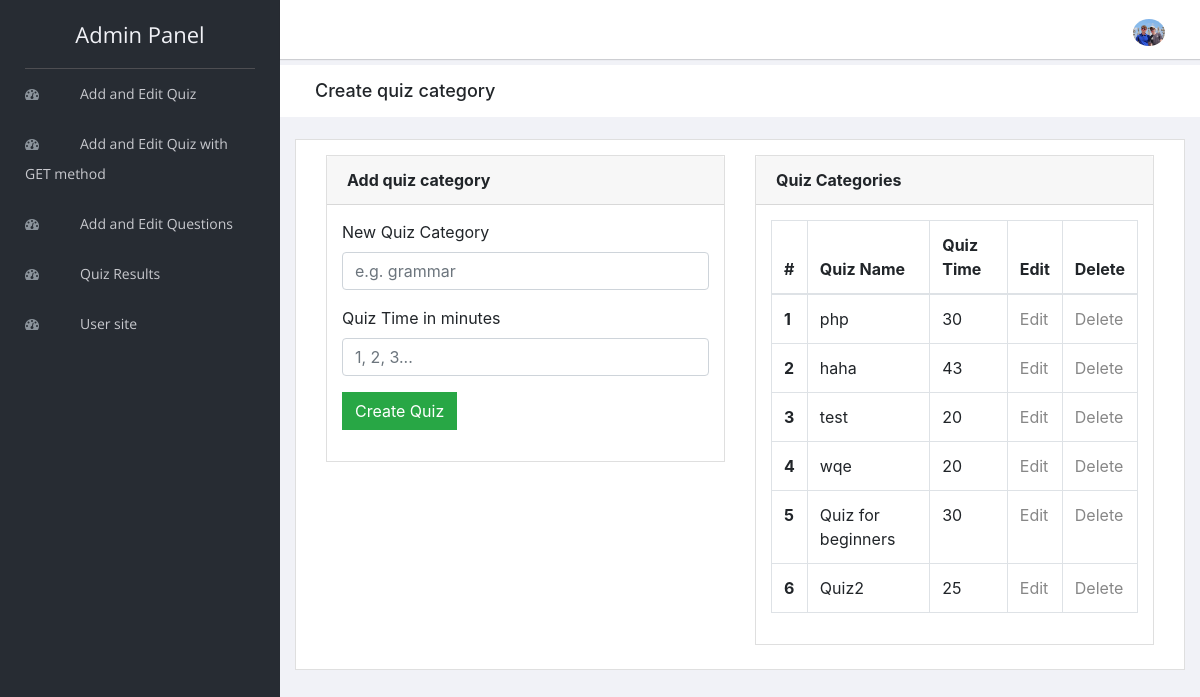
/admin/quiz_category.php (signed in), run on the app's committed database.
### tables this page shows
CREATE TABLE `categories` (
  `id` int(5) NOT NULL,
  `category` varchar(50) NOT NULL,
  `quiz_time_mins` varchar(5) NOT NULL
);

### admin/quiz_category.php (the view, shortened to what this page needs)
<?php
include "header.php";
include "../connection.php";
    ?>
        <div class="breadcrumbs">
            <div class="col-sm-4">
                <div class="page-header float-left">
                    <div class="page-title">
                        <h1>Create quiz category</h1>
                    </div>
                </div>
            </div>
        </div>
        <div class="content mt-3">
            <div class="animated fadeIn">
                <div class="row">
                    <div class="col-lg-12">
                        <div class="card">
                            <form name="form1" action="" method="post">
                            <div class="card-body">
                                <div class="col-lg-6">
                                    <div class="card">
                                        <div class="card-header"><strong>Add quiz category</strong>
                                        </div>
                                        <div class="card-body card-block">
                                            <div class="form-group"><label for="company" class=" form-control-label">New Quiz Category</label><input type="text" id="company" placeholder="e.g. grammar" class="form-control" name="quizname"></div>
                                            <div class="form-group"><label for="vat" class=" form-control-label">Quiz Time in minutes</label><input type="text"  placeholder="1, 2, 3..." class="form-control" name="quiztime"></div>
                                            <div class="form-group">
                                                <input type="submit" name="submit1" value="Create Quiz" class="btn btn-success">
                                            </div>
                                    </div>
                                </div>
                            </div>
                            <div class="col-lg-6">
                                <div class="card">
                                    <div class="card-header">
                                    <strong class="card-title">Quiz Categories</strong>
                                    </div>
                                    <div class="card-body">
                                        <table class="table table-bordered">
                                        <thead>
                                            <tr>
                                                <th scope="col">#</th>
                                                <th scope="col">Quiz Name</th>
                                                <th scope="col">Quiz Time</th>
                                                <th scope="col">Edit</th>
                                                <th scope="col">Delete</th>
                                            </tr>
                                        </thead>
                                        <tbody>
                                        <?php
                                        $count=0;
                                        $res=mysqli_query($link,"select * from categories");
                                        while($row=mysqli_fetch_array($res))
                                        {
                                            $count=$count+1;
                                            ?>
                                             <tr>
                                                <th scope="row"><?php echo $count; ?></th>
                                                <td><?php echo $row["category"]; ?></td>
                                                <td><?php echo $row["quiz_time_mins"]; ?></td>
                                                <td><a href="edit.php?id=<?php echo $row["id"]; ?>">Edit</a></td>
                                                <td><a href="delete.php?id=<?php echo $row["id"]; ?>">Delete</a></td>
                                            </tr>
                                            <?php
                                        }
                                        ?>
                                        </tbody>
                                        </table>
                                    </div>
                                </div>
                            </div>
                        </div>
                        </form>
                    </div>
                </div>
            </div>
        </div>
<?php
include "footer.php";
?>

### admin/header.php (shortened to what this page needs)
<!doctype html>
<html class="no-js" lang="en">
<head>
    <link rel="stylesheet" href="vendors/bootstrap/dist/css/bootstrap.min.css">
    <link rel="stylesheet" href="vendors/font-awesome/css/font-awesome.min.css">
    <link rel="stylesheet" href="vendors/themify-icons/css/themify-icons.css">
    <link rel="stylesheet" href="vendors/flag-icon-css/css/flag-icon.min.css">
    <link rel="stylesheet" href="vendors/selectFX/css/cs-skin-elastic.css">
    <link rel="stylesheet" href="assets/css/style.css">
</head>
<body>
    <aside id="left-panel" class="left-panel">
        <nav class="navbar navbar-expand-sm navbar-default">
            <div class="navbar-header">
                <a class="navbar-brand" href="quiz_category.php">
                    Admin Panel
                </a>
            </div>
            <div id="main-menu" class="main-menu collapse navbar-collapse">
                <ul class="nav navbar-nav">
                    <li>
                        <a href="quiz_category.php"> <i class="menu-icon fa fa-dashboard"></i>Add and Edit Quiz</a>
                    </li>
                    <li>
                        <a href="quiz_category_get.php"> <i class="menu-icon fa fa-dashboard"></i>Add and Edit Quiz with GET method</a>
                    </li>
                    <li>
                        <a href="add_edit_quiz_questions.php"> <i class="menu-icon fa fa-dashboard"></i>Add and Edit Questions</a>
                    </li>
                    <li>
                        <a href="old-quiz-results.php"> <i class="menu-icon fa fa-dashboard"></i>Quiz Results</a>
                    </li>
                    <li>
                        <a href="/quiz_app_WasilewskiSikora"> <i class="menu-icon fa fa-dashboard"></i>User site</a>
                    </li>
                </ul>
            </div>
        </nav>
    </aside>
    <div id="right-panel" class="right-panel">
        <header id="header" class="header">
            <div class="header-menu">
                <div class="col-sm-7">
                </div>
                <div class="col-sm-5">
                    <div class="user-area dropdown float-right">
                        <a href="#" class="dropdown-toggle" data-toggle="dropdown" aria-haspopup="true" aria-expanded="false">
                            <img class="user-avatar rounded-circle" src="images/admin1.jpg" alt="User Avatar">
                        </a>
                    </div>
                    <div class="language-select dropdown" id="language-select">
                        <a class="dropdown-toggle" href="#" data-toggle="dropdown"  id="language" aria-haspopup="true" aria-expanded="true">
                            <i class="flag-icon flag-icon-us"></i>
                        </a>
                    </div>
                </div>
            </div>
        </header>

### admin/footer.php (shortened to what this page needs)
</div>
</body>
</html>

### data on the page
categories: category "php", quiz_time_mins "30"
categories: category "haha", quiz_time_mins "43"
categories: category "test", quiz_time_mins "20"
categories: category "wqe", quiz_time_mins "20"
categories: category "Quiz for beginners", quiz_time_mins "30"
categories: category "Quiz2", quiz_time_mins "25"
